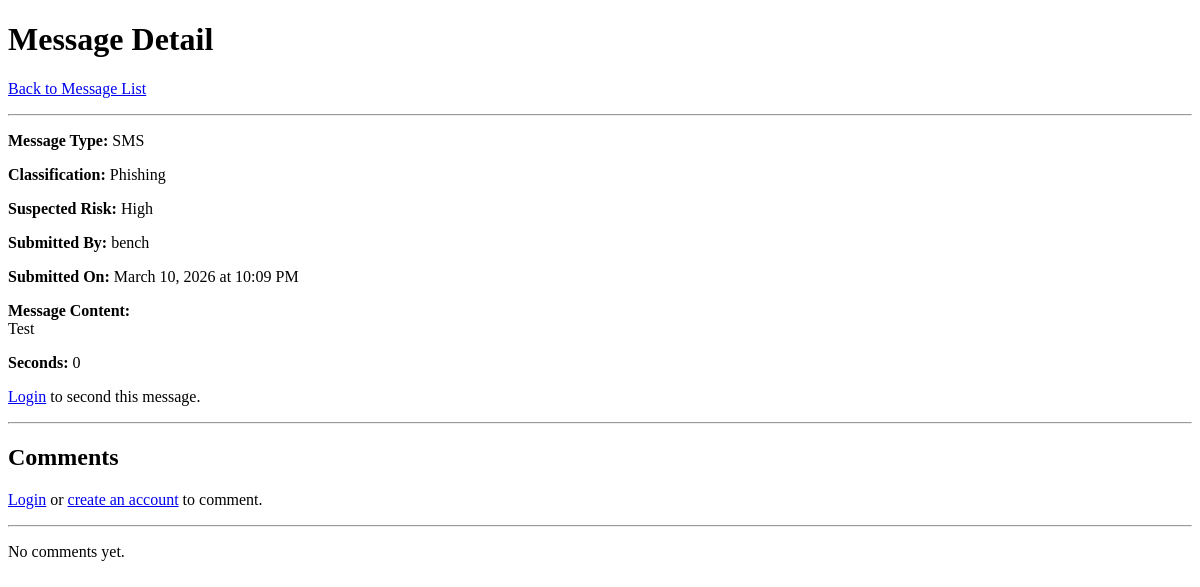
The page /message/17/ on the database as committed earlier.
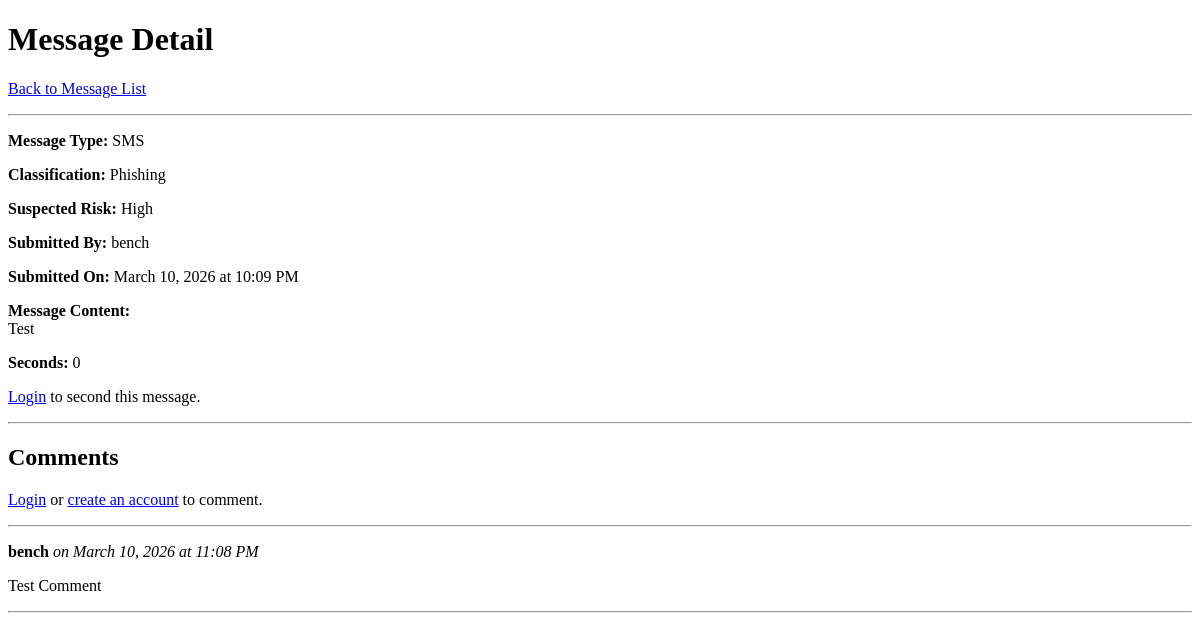
The same page on the database as committed later.
### analyzer/models.py (models this page shows, shortened)
class Comment(models.Model):
    message = models.ForeignKey(Message, on_delete=models.CASCADE, related_name='comments')
    user = models.ForeignKey(User, on_delete=models.CASCADE)
    content = models.TextField()
    created_at = models.DateTimeField(auto_now_add=True)

### analyzer/views.py (the view)
# urls.py: path('message/<int:message_id>/', views.message_detail, name='message_detail'),
def message_detail(request, message_id):
    message = get_object_or_404(Message, id=message_id)
    comments = message.comments.all().order_by('-created_at')
    has_seconded = False
    if request.user.is_authenticated:
        has_seconded = request.user in message.seconds.all()
    if request.method == 'POST':
        if not request.user.is_authenticated:
            return redirect('/accounts/login/')
        form = CommentForm(request.POST)
        if form.is_valid():
            comment = form.save(commit=False)
            comment.message = message
            comment.user = request.user
            comment.save()
            return redirect('message_detail', message_id=message.id)
    else:
        form = CommentForm()
    context = {
        'message': message,
        'comments': comments,
        'form': form,
        'has_seconded': has_seconded,
    }
    return render(request, 'analyzer/message_detail.html', context)

### analyzer/templates/analyzer/message_detail.html (shortened to what this page needs)
<!DOCTYPE html>
<html>
<head>
</head>
<body>
<h1>Message Detail</h1>
<p><a href="/">Back to Message List</a></p>
<hr>
<p>
    <strong>Message Type:</strong> {{ message.message_type }}
</p>
<p>
    <strong>Classification:</strong> {{ message.classification }}
</p>
<p>
    <strong>Suspected Risk:</strong> {{ message.suspected_risk }}
</p>
<p>
    <strong>Submitted By:</strong>
    {% if message.user %}
        {{ message.user.username }}
    {% else %}
        Unknown
    {% endif %}
</p>
<p>
    <strong>Submitted On:</strong> {{ message.submission_date|date:"F j, Y \a\t g:i A" }}
</p>
<p>
    <strong>Message Content:</strong><br>
    {{ message.message_content }}
</p>
<p>
    <strong>Seconds:</strong> {{ message.seconds.count }}
</p>
{% if user.is_authenticated %}
    <form method="post" action="/message/{{ message.id }}/second/">
        {% csrf_token %}
        {% if has_seconded %}
            <button type="submit">Remove Second</button>
        {% else %}
            <button type="submit">Second This Message</button>
        {% endif %}
    </form>
{% else %}
    <p>
        <a href="/accounts/login/">Login</a> to second this message.
    </p>
{% endif %}
<hr>
<h2>Comments</h2>
{% if user.is_authenticated %}
    <form method="post">
        {% csrf_token %}
        {{ form.as_p }}
        <button type="submit">Post Comment</button>
    </form>
{% else %}
    <p>
        <a href="/accounts/login/">Login</a> or
        <a href="/register/">create an account</a> to comment.
    </p>
{% endif %}
<hr>
{% for comment in comments %}
    <div>
        <p>
            <strong>{{ comment.user.username }}</strong>
            <em>on {{ comment.created_at|date:"F j, Y \a\t g:i A" }}</em>
        </p>
        <p>{{ comment.content }}</p>
    </div>
    <hr>
{% empty %}
    <p>No comments yet.</p>
{% endfor %}
</body>
</html>

Rows that differ between the two databases and show on the page:
added Comment: user.username "bench", created_at "March 10, 2026 at 11:08 PM", content "Test Comment"
Other text that changed with them:
text no longer shown: "No comments yet."
